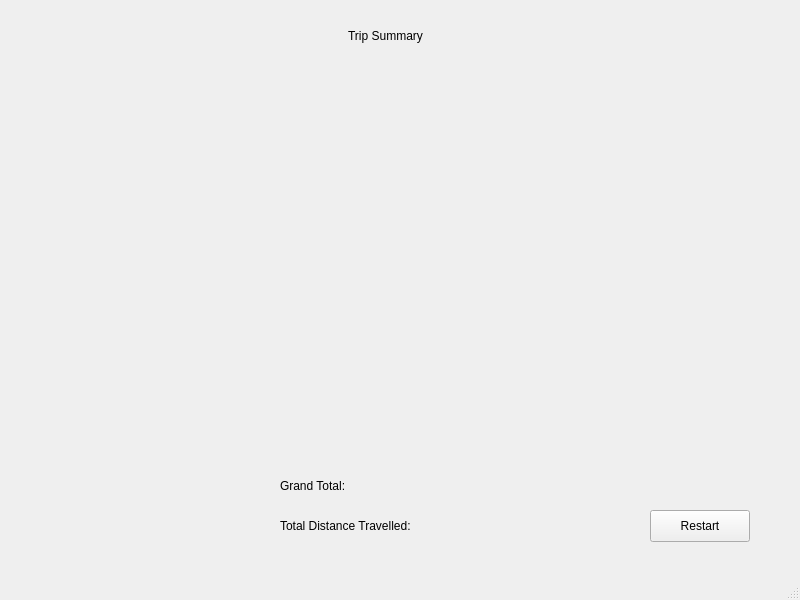
<?xml version="1.0" encoding="UTF-8"?>
<ui version="4.0">
 <class>guestWcustom4</class>
 <widget class="QMainWindow" name="guestWcustom4">
  <property name="geometry">
   <rect>
    <x>0</x>
    <y>0</y>
    <width>800</width>
    <height>600</height>
   </rect>
  </property>
  <property name="windowTitle">
   <string/>
  </property>
  <widget class="QWidget" name="centralwidget">
   <widget class="QWidget" name="verticalLayoutWidget">
    <property name="geometry">
     <rect>
      <x>100</x>
      <y>60</y>
      <width>571</width>
      <height>401</height>
     </rect>
    </property>
    <layout class="QVBoxLayout" name="verticalLayout">
     <item>
      <widget class="QWidget" name="summaryContainer" native="true"/>
     </item>
    </layout>
   </widget>
   <widget class="QWidget" name="horizontalLayoutWidget">
    <property name="geometry">
     <rect>
      <x>280</x>
      <y>510</y>
      <width>221</width>
      <height>31</height>
     </rect>
    </property>
    <layout class="QHBoxLayout" name="horizontalLayout">
     <item>
      <widget class="QLabel" name="label">
       <property name="text">
        <string>Total Distance Travelled:</string>
       </property>
      </widget>
     </item>
     <item>
      <widget class="QLabel" name="totalDistLabel">
       <property name="text">
        <string/>
       </property>
      </widget>
     </item>
    </layout>
   </widget>
   <widget class="QWidget" name="horizontalLayoutWidget_2">
    <property name="geometry">
     <rect>
      <x>280</x>
      <y>470</y>
      <width>221</width>
      <height>31</height>
     </rect>
    </property>
    <layout class="QHBoxLayout" name="horizontalLayout_2">
     <item>
      <widget class="QLabel" name="label_2">
       <property name="text">
        <string>Grand Total: </string>
       </property>
      </widget>
     </item>
     <item>
      <widget class="QLabel" name="grandTotalLabel">
       <property name="text">
        <string/>
       </property>
      </widget>
     </item>
    </layout>
   </widget>
   <widget class="QWidget" name="horizontalLayoutWidget_3">
    <property name="geometry">
     <rect>
      <x>130</x>
      <y>20</y>
      <width>511</width>
      <height>31</height>
     </rect>
    </property>
    <layout class="QHBoxLayout" name="horizontalLayout_3">
     <item>
      <widget class="QLabel" name="label_3">
       <property name="text">
        <string>Trip Summary</string>
       </property>
       <property name="alignment">
        <set>Qt::AlignmentFlag::AlignCenter</set>
       </property>
      </widget>
     </item>
    </layout>
   </widget>
   <widget class="QPushButton" name="restartButton">
    <property name="geometry">
     <rect>
      <x>650</x>
      <y>510</y>
      <width>100</width>
      <height>32</height>
     </rect>
    </property>
    <property name="text">
     <string>Restart</string>
    </property>
   </widget>
  </widget>
  <widget class="QMenuBar" name="menubar">
   <property name="geometry">
    <rect>
     <x>0</x>
     <y>0</y>
     <width>800</width>
     <height>24</height>
    </rect>
   </property>
  </widget>
  <widget class="QStatusBar" name="statusbar"/>
 </widget>
 <resources/>
 <connections/>
</ui>
